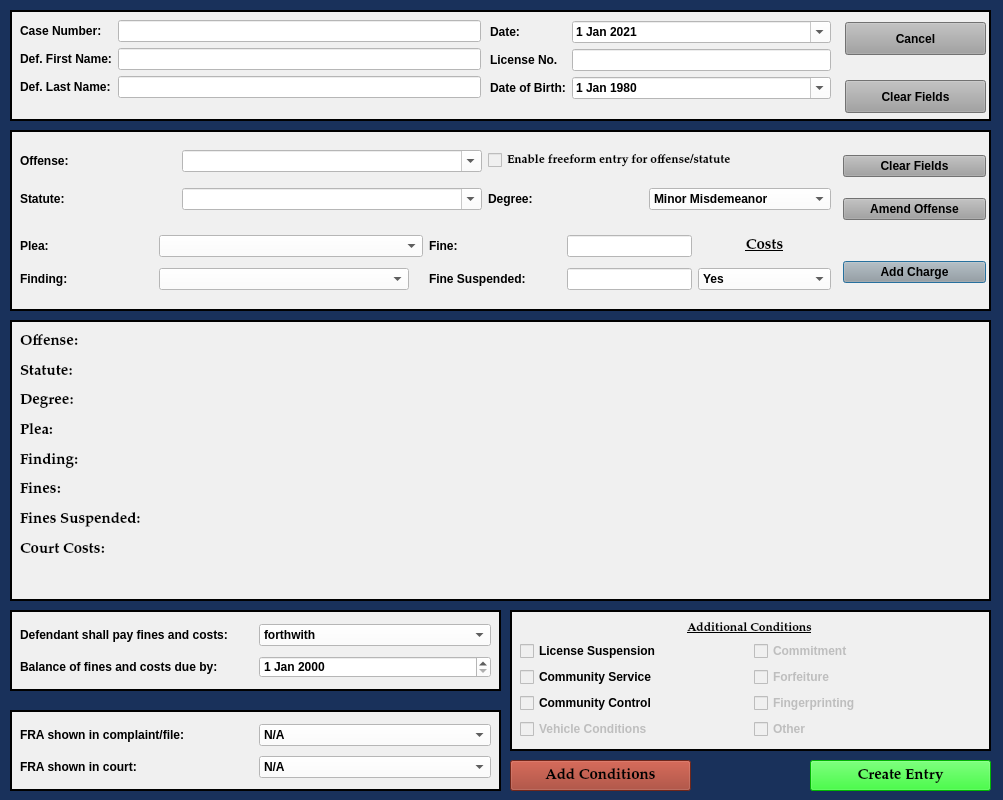
<?xml version="1.0" encoding="UTF-8"?>
<ui version="4.0">
 <class>MinorMisdemeanorDialog</class>
 <widget class="QDialog" name="MinorMisdemeanorDialog">
  <property name="windowModality">
   <enum>Qt::NonModal</enum>
  </property>
  <property name="geometry">
   <rect>
    <x>0</x>
    <y>0</y>
    <width>1003</width>
    <height>800</height>
   </rect>
  </property>
  <property name="sizePolicy">
   <sizepolicy hsizetype="Fixed" vsizetype="Preferred">
    <horstretch>0</horstretch>
    <verstretch>0</verstretch>
   </sizepolicy>
  </property>
  <property name="minimumSize">
   <size>
    <width>1000</width>
    <height>800</height>
   </size>
  </property>
  <property name="maximumSize">
   <size>
    <width>2500</width>
    <height>3500</height>
   </size>
  </property>
  <property name="palette">
   <palette>
    <active>
     <colorrole role="Button">
      <brush brushstyle="SolidPattern">
       <color alpha="255">
        <red>25</red>
        <green>49</green>
        <blue>91</blue>
       </color>
      </brush>
     </colorrole>
     <colorrole role="Base">
      <brush brushstyle="SolidPattern">
       <color alpha="255">
        <red>25</red>
        <green>49</green>
        <blue>91</blue>
       </color>
      </brush>
     </colorrole>
     <colorrole role="Window">
      <brush brushstyle="SolidPattern">
       <color alpha="255">
        <red>25</red>
        <green>49</green>
        <blue>91</blue>
       </color>
      </brush>
     </colorrole>
    </active>
    <inactive>
     <colorrole role="Button">
      <brush brushstyle="SolidPattern">
       <color alpha="255">
        <red>25</red>
        <green>49</green>
        <blue>91</blue>
       </color>
      </brush>
     </colorrole>
     <colorrole role="Base">
      <brush brushstyle="SolidPattern">
       <color alpha="255">
        <red>25</red>
        <green>49</green>
        <blue>91</blue>
       </color>
      </brush>
     </colorrole>
     <colorrole role="Window">
      <brush brushstyle="SolidPattern">
       <color alpha="255">
        <red>25</red>
        <green>49</green>
        <blue>91</blue>
       </color>
      </brush>
     </colorrole>
    </inactive>
    <disabled>
     <colorrole role="Button">
      <brush brushstyle="SolidPattern">
       <color alpha="255">
        <red>25</red>
        <green>49</green>
        <blue>91</blue>
       </color>
      </brush>
     </colorrole>
     <colorrole role="Base">
      <brush brushstyle="SolidPattern">
       <color alpha="255">
        <red>25</red>
        <green>49</green>
        <blue>91</blue>
       </color>
      </brush>
     </colorrole>
     <colorrole role="Window">
      <brush brushstyle="SolidPattern">
       <color alpha="255">
        <red>25</red>
        <green>49</green>
        <blue>91</blue>
       </color>
      </brush>
     </colorrole>
    </disabled>
   </palette>
  </property>
  <property name="font">
   <font>
    <family>Palatino Linotype</family>
    <pointsize>11</pointsize>
    <weight>75</weight>
    <italic>false</italic>
    <bold>true</bold>
   </font>
  </property>
  <property name="windowTitle">
   <string>Minor Misdemeanor Case Information</string>
  </property>
  <property name="toolTip">
   <string/>
  </property>
  <property name="styleSheet">
   <string notr="true">background-color: rgb(25, 49, 91);
font: 75 11pt &quot;Palatino Linotype&quot;;
font-weight: bold;</string>
  </property>
  <property name="modal">
   <bool>true</bool>
  </property>
  <widget class="QFrame" name="frame">
   <property name="geometry">
    <rect>
     <x>10</x>
     <y>130</y>
     <width>981</width>
     <height>181</height>
    </rect>
   </property>
   <property name="sizePolicy">
    <sizepolicy hsizetype="Fixed" vsizetype="Maximum">
     <horstretch>0</horstretch>
     <verstretch>0</verstretch>
    </sizepolicy>
   </property>
   <property name="autoFillBackground">
    <bool>false</bool>
   </property>
   <property name="styleSheet">
    <string notr="true">background-color: rgb(240, 240, 240);

</string>
   </property>
   <property name="frameShape">
    <enum>QFrame::Box</enum>
   </property>
   <property name="frameShadow">
    <enum>QFrame::Plain</enum>
   </property>
   <property name="lineWidth">
    <number>2</number>
   </property>
   <widget class="QWidget" name="layoutWidget">
    <property name="geometry">
     <rect>
      <x>833</x>
      <y>10</y>
      <width>143</width>
      <height>161</height>
     </rect>
    </property>
    <layout class="QGridLayout" name="gridLayout">
     <item row="4" column="0">
      <widget class="QPushButton" name="add_charge_Button">
       <property name="styleSheet">
        <string notr="true">background-color: rgb(160, 160, 160);</string>
       </property>
       <property name="text">
        <string>Add Charge</string>
       </property>
      </widget>
     </item>
     <item row="1" column="0">
      <widget class="QPushButton" name="amend_offense_Button">
       <property name="focusPolicy">
        <enum>Qt::NoFocus</enum>
       </property>
       <property name="styleSheet">
        <string notr="true">background-color: rgb(160, 160, 160);</string>
       </property>
       <property name="text">
        <string>Amend Offense</string>
       </property>
      </widget>
     </item>
     <item row="0" column="0">
      <widget class="QPushButton" name="clear_fields_charge_Button">
       <property name="focusPolicy">
        <enum>Qt::NoFocus</enum>
       </property>
       <property name="styleSheet">
        <string notr="true">background-color: rgb(160, 160, 160);</string>
       </property>
       <property name="text">
        <string>Clear Fields</string>
       </property>
      </widget>
     </item>
     <item row="2" column="0">
      <spacer name="horizontalSpacer">
       <property name="orientation">
        <enum>Qt::Horizontal</enum>
       </property>
       <property name="sizeHint" stdset="0">
        <size>
         <width>40</width>
         <height>20</height>
        </size>
       </property>
      </spacer>
     </item>
    </layout>
   </widget>
   <widget class="QWidget" name="layoutWidget">
    <property name="geometry">
     <rect>
      <x>10</x>
      <y>100</y>
      <width>811</width>
      <height>66</height>
     </rect>
    </property>
    <layout class="QGridLayout" name="gridLayout_6">
     <item row="0" column="0">
      <widget class="QLabel" name="label_13">
       <property name="text">
        <string>Plea:</string>
       </property>
      </widget>
     </item>
     <item row="0" column="1">
      <widget class="QComboBox" name="plea_choice_box">
       <property name="sizePolicy">
        <sizepolicy hsizetype="Fixed" vsizetype="Fixed">
         <horstretch>0</horstretch>
         <verstretch>0</verstretch>
        </sizepolicy>
       </property>
       <property name="minimumSize">
        <size>
         <width>264</width>
         <height>0</height>
        </size>
       </property>
       <property name="styleSheet">
        <string notr="true">background-color: rgb(255, 255, 255);</string>
       </property>
       <property name="editable">
        <bool>false</bool>
       </property>
       <item>
        <property name="text">
         <string/>
        </property>
       </item>
       <item>
        <property name="text">
         <string>Guilty</string>
        </property>
       </item>
       <item>
        <property name="text">
         <string>No Contest</string>
        </property>
       </item>
       <item>
        <property name="text">
         <string>Not Guilty</string>
        </property>
       </item>
       <item>
        <property name="text">
         <string>Dismissed</string>
        </property>
       </item>
      </widget>
     </item>
     <item row="0" column="2">
      <widget class="QLabel" name="label_11">
       <property name="text">
        <string>Fine:</string>
       </property>
      </widget>
     </item>
     <item row="0" column="3">
      <widget class="QLineEdit" name="fines_amount">
       <property name="sizePolicy">
        <sizepolicy hsizetype="Fixed" vsizetype="Fixed">
         <horstretch>0</horstretch>
         <verstretch>0</verstretch>
        </sizepolicy>
       </property>
       <property name="styleSheet">
        <string notr="true">background-color: rgb(255, 255, 255);</string>
       </property>
      </widget>
     </item>
     <item row="0" column="4">
      <widget class="QLabel" name="label_8">
       <property name="font">
        <font>
         <family>Palatino Linotype</family>
         <pointsize>11</pointsize>
         <weight>75</weight>
         <italic>false</italic>
         <bold>true</bold>
         <underline>true</underline>
        </font>
       </property>
       <property name="text">
        <string>Costs</string>
       </property>
       <property name="alignment">
        <set>Qt::AlignCenter</set>
       </property>
      </widget>
     </item>
     <item row="1" column="0">
      <widget class="QLabel" name="label_12">
       <property name="text">
        <string>Finding:</string>
       </property>
      </widget>
     </item>
     <item row="1" column="1">
      <widget class="QComboBox" name="finding_choice_box">
       <property name="sizePolicy">
        <sizepolicy hsizetype="Fixed" vsizetype="Fixed">
         <horstretch>0</horstretch>
         <verstretch>0</verstretch>
        </sizepolicy>
       </property>
       <property name="minimumSize">
        <size>
         <width>250</width>
         <height>0</height>
        </size>
       </property>
       <property name="styleSheet">
        <string notr="true">background-color: rgb(255, 255, 255);</string>
       </property>
       <property name="editable">
        <bool>false</bool>
       </property>
       <item>
        <property name="text">
         <string/>
        </property>
       </item>
       <item>
        <property name="text">
         <string>Guilty</string>
        </property>
       </item>
       <item>
        <property name="text">
         <string>Not Guilty</string>
        </property>
       </item>
       <item>
        <property name="text">
         <string>Dismissed</string>
        </property>
       </item>
       <item>
        <property name="text">
         <string>Guilty - Allied Offense</string>
        </property>
       </item>
       <item>
        <property name="text">
         <string>Not Guilty - Allied Offense</string>
        </property>
       </item>
      </widget>
     </item>
     <item row="1" column="2">
      <widget class="QLabel" name="label_7">
       <property name="text">
        <string>Fine Suspended:</string>
       </property>
      </widget>
     </item>
     <item row="1" column="3">
      <widget class="QLineEdit" name="fines_suspended">
       <property name="sizePolicy">
        <sizepolicy hsizetype="Fixed" vsizetype="Fixed">
         <horstretch>0</horstretch>
         <verstretch>0</verstretch>
        </sizepolicy>
       </property>
       <property name="styleSheet">
        <string notr="true">background-color: rgb(255, 255, 255);</string>
       </property>
      </widget>
     </item>
     <item row="1" column="4">
      <widget class="QComboBox" name="court_costs_box">
       <property name="maximumSize">
        <size>
         <width>16770</width>
         <height>16777215</height>
        </size>
       </property>
       <property name="styleSheet">
        <string notr="true">background-color: rgb(255, 255, 255);</string>
       </property>
       <property name="editable">
        <bool>false</bool>
       </property>
       <item>
        <property name="text">
         <string>Yes</string>
        </property>
       </item>
       <item>
        <property name="text">
         <string>No</string>
        </property>
       </item>
      </widget>
     </item>
    </layout>
   </widget>
   <widget class="QWidget" name="layoutWidget">
    <property name="geometry">
     <rect>
      <x>10</x>
      <y>10</y>
      <width>811</width>
      <height>81</height>
     </rect>
    </property>
    <layout class="QGridLayout" name="gridLayout_3">
     <item row="0" column="0">
      <widget class="QLabel" name="label_15">
       <property name="text">
        <string>Offense:</string>
       </property>
      </widget>
     </item>
     <item row="0" column="1">
      <widget class="QComboBox" name="offense_choice_box">
       <property name="minimumSize">
        <size>
         <width>300</width>
         <height>0</height>
        </size>
       </property>
       <property name="styleSheet">
        <string notr="true">background-color: rgb(255, 255, 255);</string>
       </property>
       <property name="editable">
        <bool>true</bool>
       </property>
      </widget>
     </item>
     <item row="0" column="2" colspan="2">
      <widget class="QCheckBox" name="freeform_entry_checkBox">
       <property name="font">
        <font>
         <family>Palatino Linotype</family>
         <pointsize>9</pointsize>
         <weight>9</weight>
         <italic>false</italic>
         <bold>false</bold>
        </font>
       </property>
       <property name="focusPolicy">
        <enum>Qt::NoFocus</enum>
       </property>
       <property name="styleSheet">
        <string notr="true">font: 75 9pt &quot;Palatino Linotype&quot;;</string>
       </property>
       <property name="text">
        <string>Enable freeform entry for offense/statute</string>
       </property>
      </widget>
     </item>
     <item row="1" column="0">
      <widget class="QLabel" name="label_6">
       <property name="text">
        <string>Statute:</string>
       </property>
      </widget>
     </item>
     <item row="1" column="1">
      <widget class="QComboBox" name="statute_choice_box">
       <property name="enabled">
        <bool>true</bool>
       </property>
       <property name="minimumSize">
        <size>
         <width>300</width>
         <height>0</height>
        </size>
       </property>
       <property name="focusPolicy">
        <enum>Qt::WheelFocus</enum>
       </property>
       <property name="styleSheet">
        <string notr="true">background-color: rgb(255, 255, 255);</string>
       </property>
       <property name="editable">
        <bool>true</bool>
       </property>
      </widget>
     </item>
     <item row="1" column="2">
      <widget class="QLabel" name="label_23">
       <property name="text">
        <string>Degree:</string>
       </property>
      </widget>
     </item>
     <item row="1" column="3">
      <widget class="QComboBox" name="degree_choice_box">
       <property name="enabled">
        <bool>true</bool>
       </property>
       <property name="focusPolicy">
        <enum>Qt::NoFocus</enum>
       </property>
       <property name="styleSheet">
        <string notr="true">background-color: rgb(255, 255, 255);</string>
       </property>
       <item>
        <property name="text">
         <string>Minor Misdemeanor</string>
        </property>
       </item>
       <item>
        <property name="text">
         <string>M1</string>
        </property>
       </item>
       <item>
        <property name="text">
         <string>M2</string>
        </property>
       </item>
       <item>
        <property name="text">
         <string>M3</string>
        </property>
       </item>
       <item>
        <property name="text">
         <string>M4</string>
        </property>
       </item>
       <item>
        <property name="text">
         <string>Unclassified Misdemeanor</string>
        </property>
       </item>
      </widget>
     </item>
    </layout>
   </widget>
  </widget>
  <widget class="QFrame" name="frame_2">
   <property name="geometry">
    <rect>
     <x>10</x>
     <y>320</y>
     <width>981</width>
     <height>281</height>
    </rect>
   </property>
   <property name="font">
    <font>
     <family>Palatino Linotype</family>
     <pointsize>11</pointsize>
     <weight>75</weight>
     <italic>false</italic>
     <bold>true</bold>
    </font>
   </property>
   <property name="styleSheet">
    <string notr="true">background-color: rgb(240, 240, 240);</string>
   </property>
   <property name="frameShape">
    <enum>QFrame::Box</enum>
   </property>
   <property name="frameShadow">
    <enum>QFrame::Plain</enum>
   </property>
   <property name="lineWidth">
    <number>2</number>
   </property>
   <widget class="QWidget" name="layoutWidget_2">
    <property name="geometry">
     <rect>
      <x>10</x>
      <y>10</y>
      <width>961</width>
      <height>261</height>
     </rect>
    </property>
    <layout class="QGridLayout" name="charges_gridLayout">
     <item row="2" column="0">
      <widget class="QLabel" name="label_20">
       <property name="font">
        <font>
         <family>Palatino Linotype</family>
         <pointsize>11</pointsize>
         <weight>75</weight>
         <italic>false</italic>
         <bold>true</bold>
        </font>
       </property>
       <property name="text">
        <string>Degree:</string>
       </property>
      </widget>
     </item>
     <item row="3" column="0">
      <widget class="QLabel" name="plea_label_1">
       <property name="font">
        <font>
         <family>Palatino Linotype</family>
         <pointsize>11</pointsize>
         <weight>75</weight>
         <italic>false</italic>
         <bold>true</bold>
        </font>
       </property>
       <property name="text">
        <string>Plea:</string>
       </property>
      </widget>
     </item>
     <item row="0" column="0">
      <widget class="QLabel" name="offense_label_1">
       <property name="font">
        <font>
         <family>Palatino Linotype</family>
         <pointsize>11</pointsize>
         <weight>75</weight>
         <italic>false</italic>
         <bold>true</bold>
        </font>
       </property>
       <property name="text">
        <string>Offense:</string>
       </property>
       <property name="wordWrap">
        <bool>true</bool>
       </property>
      </widget>
     </item>
     <item row="5" column="0">
      <widget class="QLabel" name="label_17">
       <property name="font">
        <font>
         <family>Palatino Linotype</family>
         <pointsize>11</pointsize>
         <weight>75</weight>
         <italic>false</italic>
         <bold>true</bold>
        </font>
       </property>
       <property name="text">
        <string>Fines:</string>
       </property>
      </widget>
     </item>
     <item row="4" column="0">
      <widget class="QLabel" name="label_14">
       <property name="font">
        <font>
         <family>Palatino Linotype</family>
         <pointsize>11</pointsize>
         <weight>75</weight>
         <italic>false</italic>
         <bold>true</bold>
        </font>
       </property>
       <property name="text">
        <string>Finding:</string>
       </property>
      </widget>
     </item>
     <item row="6" column="0">
      <widget class="QLabel" name="label_10">
       <property name="font">
        <font>
         <family>Palatino Linotype</family>
         <pointsize>11</pointsize>
         <weight>75</weight>
         <italic>false</italic>
         <bold>true</bold>
        </font>
       </property>
       <property name="text">
        <string>Fines Suspended:</string>
       </property>
      </widget>
     </item>
     <item row="7" column="0">
      <widget class="QLabel" name="label_16">
       <property name="font">
        <font>
         <family>Palatino Linotype</family>
         <pointsize>11</pointsize>
         <weight>75</weight>
         <italic>false</italic>
         <bold>true</bold>
        </font>
       </property>
       <property name="text">
        <string>Court Costs:</string>
       </property>
      </widget>
     </item>
     <item row="1" column="0">
      <widget class="QLabel" name="label_19">
       <property name="font">
        <font>
         <family>Palatino Linotype</family>
         <pointsize>11</pointsize>
         <weight>75</weight>
         <italic>false</italic>
         <bold>true</bold>
        </font>
       </property>
       <property name="text">
        <string>Statute:</string>
       </property>
      </widget>
     </item>
     <item row="8" column="0">
      <widget class="QLabel" name="label_25">
       <property name="text">
        <string/>
       </property>
      </widget>
     </item>
    </layout>
   </widget>
  </widget>
  <widget class="QFrame" name="frame_3">
   <property name="geometry">
    <rect>
     <x>10</x>
     <y>10</y>
     <width>981</width>
     <height>111</height>
    </rect>
   </property>
   <property name="sizePolicy">
    <sizepolicy hsizetype="Fixed" vsizetype="Fixed">
     <horstretch>0</horstretch>
     <verstretch>0</verstretch>
    </sizepolicy>
   </property>
   <property name="styleSheet">
    <string notr="true">background-color: rgb(240, 240, 240);
border-color: rgb(160, 48, 35);</string>
   </property>
   <property name="frameShape">
    <enum>QFrame::Box</enum>
   </property>
   <property name="frameShadow">
    <enum>QFrame::Plain</enum>
   </property>
   <property name="lineWidth">
    <number>2</number>
   </property>
   <widget class="QPushButton" name="clear_fields_case_Button">
    <property name="geometry">
     <rect>
      <x>835</x>
      <y>70</y>
      <width>141</width>
      <height>33</height>
     </rect>
    </property>
    <property name="focusPolicy">
     <enum>Qt::NoFocus</enum>
    </property>
    <property name="styleSheet">
     <string notr="true">background-color: rgb(160, 160, 160);</string>
    </property>
    <property name="text">
     <string>Clear Fields</string>
    </property>
   </widget>
   <widget class="QPushButton" name="cancel_Button">
    <property name="geometry">
     <rect>
      <x>835</x>
      <y>12</y>
      <width>141</width>
      <height>33</height>
     </rect>
    </property>
    <property name="focusPolicy">
     <enum>Qt::NoFocus</enum>
    </property>
    <property name="styleSheet">
     <string notr="true">background-color: rgb(160, 160, 160);</string>
    </property>
    <property name="text">
     <string>Cancel</string>
    </property>
   </widget>
   <widget class="QWidget" name="layoutWidget">
    <property name="geometry">
     <rect>
      <x>480</x>
      <y>11</y>
      <width>341</width>
      <height>96</height>
     </rect>
    </property>
    <layout class="QFormLayout" name="formLayout_4">
     <item row="0" column="0">
      <widget class="QLabel" name="label_26">
       <property name="text">
        <string>Date:</string>
       </property>
      </widget>
     </item>
     <item row="0" column="1">
      <widget class="QDateEdit" name="plea_trial_date">
       <property name="focusPolicy">
        <enum>Qt::NoFocus</enum>
       </property>
       <property name="styleSheet">
        <string notr="true">background-color: rgb(255, 255, 255);</string>
       </property>
       <property name="minimumDate">
        <date>
         <year>2021</year>
         <month>1</month>
         <day>1</day>
        </date>
       </property>
       <property name="calendarPopup">
        <bool>true</bool>
       </property>
       <property name="date">
        <date>
         <year>2021</year>
         <month>1</month>
         <day>1</day>
        </date>
       </property>
      </widget>
     </item>
     <item row="1" column="0">
      <widget class="QLabel" name="label_4">
       <property name="toolTip">
        <string/>
       </property>
       <property name="text">
        <string>License No.</string>
       </property>
      </widget>
     </item>
     <item row="1" column="1">
      <widget class="QLineEdit" name="operator_license_number_lineEdit">
       <property name="maximumSize">
        <size>
         <width>500</width>
         <height>16777215</height>
        </size>
       </property>
       <property name="focusPolicy">
        <enum>Qt::NoFocus</enum>
       </property>
       <property name="styleSheet">
        <string notr="true">background-color: rgb(255, 255, 255);</string>
       </property>
      </widget>
     </item>
     <item row="2" column="0">
      <widget class="QLabel" name="label_5">
       <property name="toolTip">
        <string/>
       </property>
       <property name="text">
        <string>Date of Birth:</string>
       </property>
      </widget>
     </item>
     <item row="2" column="1">
      <widget class="QDateEdit" name="defendant_birth_date">
       <property name="focusPolicy">
        <enum>Qt::NoFocus</enum>
       </property>
       <property name="styleSheet">
        <string notr="true">background-color: rgb(255, 255, 255);</string>
       </property>
       <property name="dateTime">
        <datetime>
         <hour>0</hour>
         <minute>0</minute>
         <second>0</second>
         <year>1980</year>
         <month>1</month>
         <day>1</day>
        </datetime>
       </property>
       <property name="calendarPopup">
        <bool>true</bool>
       </property>
      </widget>
     </item>
    </layout>
   </widget>
   <widget class="QWidget" name="layoutWidget">
    <property name="geometry">
     <rect>
      <x>10</x>
      <y>10</y>
      <width>461</width>
      <height>98</height>
     </rect>
    </property>
    <layout class="QFormLayout" name="formLayout_3">
     <item row="0" column="0">
      <widget class="QLabel" name="label_3">
       <property name="text">
        <string>Case Number:</string>
       </property>
      </widget>
     </item>
     <item row="0" column="1">
      <widget class="QLineEdit" name="case_number_lineEdit">
       <property name="maximumSize">
        <size>
         <width>500</width>
         <height>16777215</height>
        </size>
       </property>
       <property name="styleSheet">
        <string notr="true">background-color: rgb(255, 255, 255);</string>
       </property>
      </widget>
     </item>
     <item row="1" column="0">
      <widget class="QLabel" name="label">
       <property name="text">
        <string>Def. First Name:</string>
       </property>
      </widget>
     </item>
     <item row="1" column="1">
      <widget class="QLineEdit" name="defendant_first_name_lineEdit">
       <property name="maximumSize">
        <size>
         <width>500</width>
         <height>16777215</height>
        </size>
       </property>
       <property name="styleSheet">
        <string notr="true">background-color: rgb(255, 255, 255);</string>
       </property>
      </widget>
     </item>
     <item row="2" column="0">
      <widget class="QLabel" name="label_2">
       <property name="text">
        <string>Def. Last Name:</string>
       </property>
      </widget>
     </item>
     <item row="2" column="1">
      <widget class="QLineEdit" name="defendant_last_name_lineEdit">
       <property name="enabled">
        <bool>true</bool>
       </property>
       <property name="styleSheet">
        <string notr="true">background-color: rgb(255, 255, 255);</string>
       </property>
      </widget>
     </item>
    </layout>
   </widget>
  </widget>
  <widget class="QFrame" name="frame_4">
   <property name="geometry">
    <rect>
     <x>10</x>
     <y>610</y>
     <width>491</width>
     <height>81</height>
    </rect>
   </property>
   <property name="styleSheet">
    <string notr="true">background-color: rgb(240, 240, 240);</string>
   </property>
   <property name="frameShape">
    <enum>QFrame::Box</enum>
   </property>
   <property name="frameShadow">
    <enum>QFrame::Plain</enum>
   </property>
   <property name="lineWidth">
    <number>2</number>
   </property>
   <widget class="QWidget" name="layoutWidget_3">
    <property name="geometry">
     <rect>
      <x>10</x>
      <y>10</y>
      <width>471</width>
      <height>64</height>
     </rect>
    </property>
    <layout class="QGridLayout" name="gridLayout_2">
     <item row="0" column="1">
      <widget class="QComboBox" name="ability_to_pay_box">
       <property name="styleSheet">
        <string notr="true">background-color: rgb(255, 255, 255);</string>
       </property>
       <item>
        <property name="text">
         <string>forthwith</string>
        </property>
       </item>
       <item>
        <property name="text">
         <string>within 30 days</string>
        </property>
       </item>
       <item>
        <property name="text">
         <string>within 60 days</string>
        </property>
       </item>
       <item>
        <property name="text">
         <string>within 90 days</string>
        </property>
       </item>
      </widget>
     </item>
     <item row="0" column="0">
      <widget class="QLabel" name="label_9">
       <property name="text">
        <string>Defendant shall pay fines and costs:</string>
       </property>
      </widget>
     </item>
     <item row="1" column="0">
      <widget class="QLabel" name="label_18">
       <property name="text">
        <string>Balance of fines and costs due by:</string>
       </property>
      </widget>
     </item>
     <item row="1" column="1">
      <widget class="QDateEdit" name="balance_due_date">
       <property name="styleSheet">
        <string notr="true">background-color: rgb(255, 255, 255);</string>
       </property>
      </widget>
     </item>
    </layout>
   </widget>
  </widget>
  <widget class="QPushButton" name="create_entry_Button">
   <property name="geometry">
    <rect>
     <x>810</x>
     <y>760</y>
     <width>181</width>
     <height>31</height>
    </rect>
   </property>
   <property name="styleSheet">
    <string notr="true">background-color: rgb(0, 255, 0);</string>
   </property>
   <property name="text">
    <string>Create Entry</string>
   </property>
   <property name="autoDefault">
    <bool>false</bool>
   </property>
  </widget>
  <widget class="QFrame" name="frame_5">
   <property name="geometry">
    <rect>
     <x>10</x>
     <y>710</y>
     <width>491</width>
     <height>81</height>
    </rect>
   </property>
   <property name="styleSheet">
    <string notr="true">background-color: rgb(240, 240, 240);</string>
   </property>
   <property name="frameShape">
    <enum>QFrame::Box</enum>
   </property>
   <property name="frameShadow">
    <enum>QFrame::Plain</enum>
   </property>
   <property name="lineWidth">
    <number>2</number>
   </property>
   <widget class="QWidget" name="layoutWidget_4">
    <property name="geometry">
     <rect>
      <x>10</x>
      <y>10</y>
      <width>471</width>
      <height>64</height>
     </rect>
    </property>
    <layout class="QGridLayout" name="gridLayout_4">
     <item row="0" column="1">
      <widget class="QComboBox" name="fra_in_file_box">
       <property name="styleSheet">
        <string notr="true">background-color: rgb(255, 255, 255);</string>
       </property>
       <item>
        <property name="text">
         <string>N/A</string>
        </property>
       </item>
       <item>
        <property name="text">
         <string>Yes</string>
        </property>
       </item>
       <item>
        <property name="text">
         <string>No</string>
        </property>
       </item>
      </widget>
     </item>
     <item row="0" column="0">
      <widget class="QLabel" name="label_21">
       <property name="text">
        <string>FRA shown in complaint/file:</string>
       </property>
      </widget>
     </item>
     <item row="1" column="0">
      <widget class="QLabel" name="label_22">
       <property name="text">
        <string>FRA shown in court:</string>
       </property>
      </widget>
     </item>
     <item row="1" column="1">
      <widget class="QComboBox" name="fra_in_court_box">
       <property name="styleSheet">
        <string notr="true">background-color: rgb(255, 255, 255);</string>
       </property>
       <item>
        <property name="text">
         <string>N/A</string>
        </property>
       </item>
       <item>
        <property name="text">
         <string>Yes</string>
        </property>
       </item>
       <item>
        <property name="text">
         <string>No</string>
        </property>
       </item>
      </widget>
     </item>
    </layout>
   </widget>
  </widget>
  <widget class="QFrame" name="frame_6">
   <property name="geometry">
    <rect>
     <x>510</x>
     <y>610</y>
     <width>481</width>
     <height>141</height>
    </rect>
   </property>
   <property name="styleSheet">
    <string notr="true">background-color: rgb(240, 240, 240);
font: 75 9pt &quot;Palatino Linotype&quot;;
font-weight: bold;</string>
   </property>
   <property name="frameShape">
    <enum>QFrame::Box</enum>
   </property>
   <property name="frameShadow">
    <enum>QFrame::Plain</enum>
   </property>
   <property name="lineWidth">
    <number>2</number>
   </property>
   <widget class="QLabel" name="label_24">
    <property name="geometry">
     <rect>
      <x>14</x>
      <y>10</y>
      <width>451</width>
      <height>16</height>
     </rect>
    </property>
    <property name="font">
     <font>
      <family>Palatino Linotype</family>
      <pointsize>9</pointsize>
      <weight>75</weight>
      <italic>false</italic>
      <bold>true</bold>
      <underline>true</underline>
     </font>
    </property>
    <property name="text">
     <string>Additional Conditions</string>
    </property>
    <property name="alignment">
     <set>Qt::AlignCenter</set>
    </property>
   </widget>
   <widget class="QWidget" name="layoutWidget">
    <property name="geometry">
     <rect>
      <x>10</x>
      <y>31</y>
      <width>461</width>
      <height>101</height>
     </rect>
    </property>
    <layout class="QGridLayout" name="gridLayout_5">
     <item row="0" column="0">
      <widget class="QCheckBox" name="license_suspension_checkBox">
       <property name="text">
        <string>License Suspension</string>
       </property>
      </widget>
     </item>
     <item row="0" column="1">
      <widget class="QCheckBox" name="checkBox_4">
       <property name="enabled">
        <bool>false</bool>
       </property>
       <property name="focusPolicy">
        <enum>Qt::NoFocus</enum>
       </property>
       <property name="text">
        <string>Commitment</string>
       </property>
      </widget>
     </item>
     <item row="1" column="0">
      <widget class="QCheckBox" name="community_service_checkBox">
       <property name="text">
        <string>Community Service</string>
       </property>
      </widget>
     </item>
     <item row="1" column="1">
      <widget class="QCheckBox" name="checkBox_5">
       <property name="enabled">
        <bool>false</bool>
       </property>
       <property name="focusPolicy">
        <enum>Qt::NoFocus</enum>
       </property>
       <property name="text">
        <string>Forfeiture</string>
       </property>
      </widget>
     </item>
     <item row="2" column="0">
      <widget class="QCheckBox" name="community_control_checkBox">
       <property name="enabled">
        <bool>true</bool>
       </property>
       <property name="text">
        <string>Community Control</string>
       </property>
      </widget>
     </item>
     <item row="2" column="1">
      <widget class="QCheckBox" name="checkBox_3">
       <property name="enabled">
        <bool>false</bool>
       </property>
       <property name="focusPolicy">
        <enum>Qt::NoFocus</enum>
       </property>
       <property name="text">
        <string>Fingerprinting</string>
       </property>
      </widget>
     </item>
     <item row="3" column="0">
      <widget class="QCheckBox" name="checkBox_7">
       <property name="enabled">
        <bool>false</bool>
       </property>
       <property name="focusPolicy">
        <enum>Qt::NoFocus</enum>
       </property>
       <property name="text">
        <string>Vehicle Conditions</string>
       </property>
      </widget>
     </item>
     <item row="3" column="1">
      <widget class="QCheckBox" name="checkBox_8">
       <property name="enabled">
        <bool>false</bool>
       </property>
       <property name="focusPolicy">
        <enum>Qt::NoFocus</enum>
       </property>
       <property name="text">
        <string>Other</string>
       </property>
      </widget>
     </item>
    </layout>
   </widget>
  </widget>
  <widget class="QPushButton" name="add_conditions_Button">
   <property name="geometry">
    <rect>
     <x>510</x>
     <y>760</y>
     <width>181</width>
     <height>31</height>
    </rect>
   </property>
   <property name="styleSheet">
    <string notr="true">background-color: rgb(157, 53, 36);</string>
   </property>
   <property name="text">
    <string>Add Conditions</string>
   </property>
   <property name="autoDefault">
    <bool>false</bool>
   </property>
  </widget>
 </widget>
 <tabstops>
  <tabstop>case_number_lineEdit</tabstop>
  <tabstop>defendant_first_name_lineEdit</tabstop>
  <tabstop>defendant_last_name_lineEdit</tabstop>
  <tabstop>offense_choice_box</tabstop>
  <tabstop>statute_choice_box</tabstop>
  <tabstop>plea_choice_box</tabstop>
  <tabstop>finding_choice_box</tabstop>
  <tabstop>fines_amount</tabstop>
  <tabstop>fines_suspended</tabstop>
  <tabstop>court_costs_box</tabstop>
  <tabstop>add_charge_Button</tabstop>
  <tabstop>ability_to_pay_box</tabstop>
  <tabstop>balance_due_date</tabstop>
  <tabstop>fra_in_file_box</tabstop>
  <tabstop>fra_in_court_box</tabstop>
  <tabstop>license_suspension_checkBox</tabstop>
  <tabstop>community_service_checkBox</tabstop>
  <tabstop>community_control_checkBox</tabstop>
  <tabstop>checkBox_7</tabstop>
  <tabstop>add_conditions_Button</tabstop>
  <tabstop>create_entry_Button</tabstop>
  <tabstop>checkBox_4</tabstop>
  <tabstop>checkBox_5</tabstop>
  <tabstop>checkBox_3</tabstop>
  <tabstop>checkBox_8</tabstop>
  <tabstop>operator_license_number_lineEdit</tabstop>
  <tabstop>defendant_birth_date</tabstop>
 </tabstops>
 <resources/>
 <connections>
  <connection>
   <sender>ability_to_pay_box</sender>
   <signal>currentTextChanged(QString)</signal>
   <receiver>MinorMisdemeanorDialog</receiver>
   <slot>set_pay_date()</slot>
   <hints>
    <hint type="sourcelabel">
     <x>489</x>
     <y>636</y>
    </hint>
    <hint type="destinationlabel">
     <x>377</x>
     <y>699</y>
    </hint>
   </hints>
  </connection>
  <connection>
   <sender>add_charge_Button</sender>
   <signal>pressed()</signal>
   <receiver>finding_choice_box</receiver>
   <slot>clearEditText()</slot>
   <hints>
    <hint type="sourcelabel">
     <x>963</x>
     <y>279</y>
    </hint>
    <hint type="destinationlabel">
     <x>379</x>
     <y>291</y>
    </hint>
   </hints>
  </connection>
  <connection>
   <sender>add_charge_Button</sender>
   <signal>pressed()</signal>
   <receiver>fines_suspended</receiver>
   <slot>clear()</slot>
   <hints>
    <hint type="sourcelabel">
     <x>963</x>
     <y>279</y>
    </hint>
    <hint type="destinationlabel">
     <x>721</x>
     <y>292</y>
    </hint>
   </hints>
  </connection>
  <connection>
   <sender>add_charge_Button</sender>
   <signal>pressed()</signal>
   <receiver>fines_amount</receiver>
   <slot>clear()</slot>
   <hints>
    <hint type="sourcelabel">
     <x>963</x>
     <y>279</y>
    </hint>
    <hint type="destinationlabel">
     <x>702</x>
     <y>258</y>
    </hint>
   </hints>
  </connection>
  <connection>
   <sender>clear_fields_charge_Button</sender>
   <signal>pressed()</signal>
   <receiver>fines_amount</receiver>
   <slot>clear()</slot>
   <hints>
    <hint type="sourcelabel">
     <x>963</x>
     <y>169</y>
    </hint>
    <hint type="destinationlabel">
     <x>702</x>
     <y>258</y>
    </hint>
   </hints>
  </connection>
  <connection>
   <sender>offense_choice_box</sender>
   <signal>currentTextChanged(QString)</signal>
   <receiver>MinorMisdemeanorDialog</receiver>
   <slot>set_statute()</slot>
   <hints>
    <hint type="sourcelabel">
     <x>451</x>
     <y>173</y>
    </hint>
    <hint type="destinationlabel">
     <x>591</x>
     <y>226</y>
    </hint>
   </hints>
  </connection>
  <connection>
   <sender>clear_fields_charge_Button</sender>
   <signal>pressed()</signal>
   <receiver>finding_choice_box</receiver>
   <slot>clearEditText()</slot>
   <hints>
    <hint type="sourcelabel">
     <x>963</x>
     <y>169</y>
    </hint>
    <hint type="destinationlabel">
     <x>379</x>
     <y>291</y>
    </hint>
   </hints>
  </connection>
  <connection>
   <sender>add_charge_Button</sender>
   <signal>pressed()</signal>
   <receiver>offense_choice_box</receiver>
   <slot>clearEditText()</slot>
   <hints>
    <hint type="sourcelabel">
     <x>963</x>
     <y>279</y>
    </hint>
    <hint type="destinationlabel">
     <x>451</x>
     <y>173</y>
    </hint>
   </hints>
  </connection>
  <connection>
   <sender>clear_fields_charge_Button</sender>
   <signal>pressed()</signal>
   <receiver>offense_choice_box</receiver>
   <slot>clearEditText()</slot>
   <hints>
    <hint type="sourcelabel">
     <x>963</x>
     <y>169</y>
    </hint>
    <hint type="destinationlabel">
     <x>451</x>
     <y>173</y>
    </hint>
   </hints>
  </connection>
  <connection>
   <sender>add_charge_Button</sender>
   <signal>pressed()</signal>
   <receiver>plea_choice_box</receiver>
   <slot>clearEditText()</slot>
   <hints>
    <hint type="sourcelabel">
     <x>963</x>
     <y>279</y>
    </hint>
    <hint type="destinationlabel">
     <x>393</x>
     <y>257</y>
    </hint>
   </hints>
  </connection>
  <connection>
   <sender>clear_fields_charge_Button</sender>
   <signal>pressed()</signal>
   <receiver>fines_suspended</receiver>
   <slot>clear()</slot>
   <hints>
    <hint type="sourcelabel">
     <x>963</x>
     <y>169</y>
    </hint>
    <hint type="destinationlabel">
     <x>721</x>
     <y>292</y>
    </hint>
   </hints>
  </connection>
  <connection>
   <sender>add_charge_Button</sender>
   <signal>pressed()</signal>
   <receiver>statute_choice_box</receiver>
   <slot>clearEditText()</slot>
   <hints>
    <hint type="sourcelabel">
     <x>963</x>
     <y>279</y>
    </hint>
    <hint type="destinationlabel">
     <x>451</x>
     <y>212</y>
    </hint>
   </hints>
  </connection>
  <connection>
   <sender>clear_fields_charge_Button</sender>
   <signal>pressed()</signal>
   <receiver>statute_choice_box</receiver>
   <slot>clearEditText()</slot>
   <hints>
    <hint type="sourcelabel">
     <x>963</x>
     <y>169</y>
    </hint>
    <hint type="destinationlabel">
     <x>451</x>
     <y>212</y>
    </hint>
   </hints>
  </connection>
  <connection>
   <sender>clear_fields_charge_Button</sender>
   <signal>pressed()</signal>
   <receiver>plea_choice_box</receiver>
   <slot>clearEditText()</slot>
   <hints>
    <hint type="sourcelabel">
     <x>937</x>
     <y>165</y>
    </hint>
    <hint type="destinationlabel">
     <x>393</x>
     <y>257</y>
    </hint>
   </hints>
  </connection>
  <connection>
   <sender>cancel_Button</sender>
   <signal>pressed()</signal>
   <receiver>MinorMisdemeanorDialog</receiver>
   <slot>reject()</slot>
   <hints>
    <hint type="sourcelabel">
     <x>936</x>
     <y>33</y>
    </hint>
    <hint type="destinationlabel">
     <x>910</x>
     <y>618</y>
    </hint>
   </hints>
  </connection>
  <connection>
   <sender>clear_fields_case_Button</sender>
   <signal>pressed()</signal>
   <receiver>defendant_first_name_lineEdit</receiver>
   <slot>clear()</slot>
   <hints>
    <hint type="sourcelabel">
     <x>962</x>
     <y>94</y>
    </hint>
    <hint type="destinationlabel">
     <x>479</x>
     <y>76</y>
    </hint>
   </hints>
  </connection>
  <connection>
   <sender>clear_fields_case_Button</sender>
   <signal>pressed()</signal>
   <receiver>operator_license_number_lineEdit</receiver>
   <slot>clear()</slot>
   <hints>
    <hint type="sourcelabel">
     <x>962</x>
     <y>94</y>
    </hint>
    <hint type="destinationlabel">
     <x>829</x>
     <y>76</y>
    </hint>
   </hints>
  </connection>
  <connection>
   <sender>clear_fields_case_Button</sender>
   <signal>pressed()</signal>
   <receiver>case_number_lineEdit</receiver>
   <slot>clear()</slot>
   <hints>
    <hint type="sourcelabel">
     <x>962</x>
     <y>94</y>
    </hint>
    <hint type="destinationlabel">
     <x>479</x>
     <y>45</y>
    </hint>
   </hints>
  </connection>
  <connection>
   <sender>fra_in_file_box</sender>
   <signal>currentTextChanged(QString)</signal>
   <receiver>MinorMisdemeanorDialog</receiver>
   <slot>set_fra_in_file()</slot>
   <hints>
    <hint type="sourcelabel">
     <x>489</x>
     <y>741</y>
    </hint>
    <hint type="destinationlabel">
     <x>267</x>
     <y>726</y>
    </hint>
   </hints>
  </connection>
  <connection>
   <sender>fra_in_court_box</sender>
   <signal>currentTextChanged(QString)</signal>
   <receiver>MinorMisdemeanorDialog</receiver>
   <slot>set_fra_in_court()</slot>
   <hints>
    <hint type="sourcelabel">
     <x>489</x>
     <y>759</y>
    </hint>
    <hint type="destinationlabel">
     <x>719</x>
     <y>799</y>
    </hint>
   </hints>
  </connection>
  <connection>
   <sender>statute_choice_box</sender>
   <signal>currentTextChanged(QString)</signal>
   <receiver>MinorMisdemeanorDialog</receiver>
   <slot>set_offense()</slot>
   <hints>
    <hint type="sourcelabel">
     <x>451</x>
     <y>212</y>
    </hint>
    <hint type="destinationlabel">
     <x>8</x>
     <y>293</y>
    </hint>
   </hints>
  </connection>
  <connection>
   <sender>clear_fields_case_Button</sender>
   <signal>pressed()</signal>
   <receiver>defendant_last_name_lineEdit</receiver>
   <slot>clear()</slot>
   <hints>
    <hint type="sourcelabel">
     <x>887</x>
     <y>96</y>
    </hint>
    <hint type="destinationlabel">
     <x>465</x>
     <y>98</y>
    </hint>
   </hints>
  </connection>
 </connections>
 <slots>
  <slot>create_entry()</slot>
  <slot>continue_dialog()</slot>
  <slot>close_window()</slot>
  <slot>set_dialog()</slot>
  <slot>update_case_information()</slot>
  <slot>ovi_dialog()</slot>
  <slot>sentencing_dialog()</slot>
  <slot>proceed_to_sentencing()</slot>
  <slot>proceed_to_ovi()</slot>
  <slot>add_charge()</slot>
  <slot>set_statute()</slot>
  <slot>set_pay_date()</slot>
  <slot>amend_offense()</slot>
  <slot>set_offense()</slot>
  <slot>add_charge_to_view()</slot>
  <slot>delete_charge()</slot>
  <slot>delete_charge_from_view()</slot>
  <slot>close_event()</slot>
  <slot>set_fra_in_file()</slot>
  <slot>set_fra_in_court()</slot>
  <slot>start_add_conditions_dialog()</slot>
  <slot>start_amend_offense_dialog()</slot>
 </slots>
</ui>
